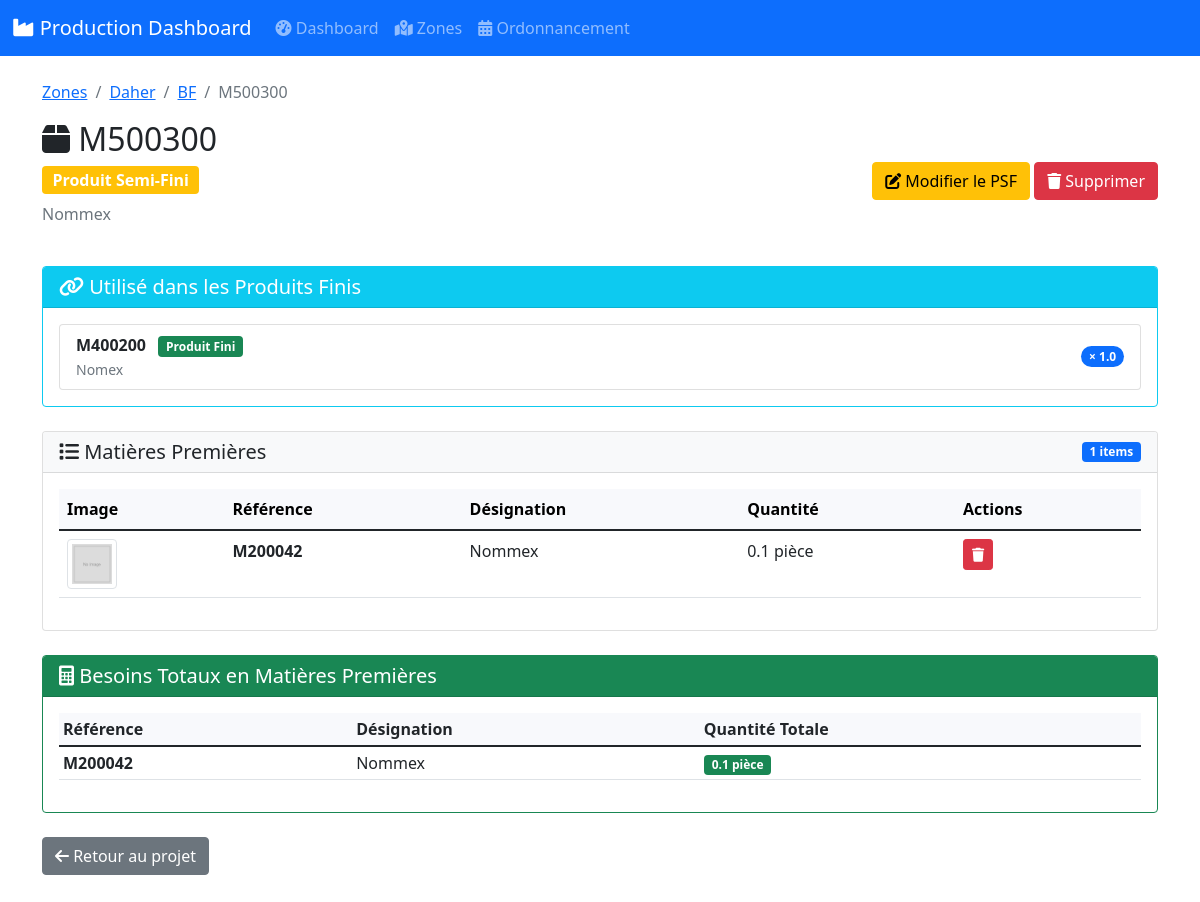
The page /zone/1/projet/1/produit/2 on the database its author committed.
### models.py (models this page shows, shortened)
class Zone(db.Model):
    __tablename__ = 'zones'
    id = db.Column(db.Integer, primary_key=True)
    nom = db.Column(db.String(100), nullable=False, unique=True)
    description = db.Column(db.Text)
    date_creation = db.Column(db.DateTime, default=datetime.utcnow)
    projets = db.relationship('Projet', backref='zone', lazy='dynamic', cascade="all, delete-orphan")

class Projet(db.Model):
    __tablename__ = 'projets'
    id = db.Column(db.Integer, primary_key=True)
    nom = db.Column(db.String(100), nullable=False)
    description = db.Column(db.Text)
    zone_id = db.Column(db.Integer, db.ForeignKey('zones.id'), nullable=False)
    date_creation = db.Column(db.DateTime, default=datetime.utcnow)
    produits = db.relationship('Produit', backref='projet', lazy='dynamic', cascade="all, delete-orphan")

class Produit(db.Model):
    __tablename__ = 'produits'
    id = db.Column(db.Integer, primary_key=True)
    reference = db.Column(db.String(50), unique=True, nullable=False)
    designation = db.Column(db.String(200), nullable=False)
    projet_id = db.Column(db.Integer, db.ForeignKey('projets.id'), nullable=False)
    type_produit = db.Column(db.String(20), nullable=False, default='produit_fini')
    items = db.relationship('Item', backref='produit', lazy='dynamic', cascade='all, delete-orphan')
    assemblages = db.relationship(
        'Assemblage',
        foreign_keys='Assemblage.produit_principal_id',
        backref='produit_principal',
        lazy='dynamic',
        cascade='all, delete-orphan'
    )
    date_creation = db.Column(db.DateTime, default=datetime.utcnow)
    @property
    def est_produit_fini(self):
        return self.type_produit == 'produit_fini'
    @property
    def est_produit_semi_fini(self):
        return self.type_produit == 'produit_semi_fini'
    def calculer_besoins(self):
        from collections import defaultdict
        besoins = defaultdict(float)
        items_info = {}
        for item in self.items.all():
            besoins[item.id] += item.quantite
            items_info[item.id] = item
        resultat = []
        for item_id, quantite in besoins.items():
            item = items_info[item_id]
            resultat.append({
                'item': item,
                'quantite': quantite,
                'unite': item.unite_mesure
            })
        return sorted(resultat, key=lambda x: x['item'].reference)

class Assemblage(db.Model):
    __tablename__ = 'assemblages'
    id = db.Column(db.Integer, primary_key=True)
    produit_principal_id = db.Column(db.Integer, db.ForeignKey('produits.id'), nullable=False)
    produit_compose_id = db.Column(db.Integer, db.ForeignKey('produits.id'), nullable=False)
    quantite = db.Column(db.Float, default=1.0, nullable=False)
    produit_compose = db.relationship('Produit', foreign_keys=[produit_compose_id])

class Item(db.Model):
    __tablename__ = 'items'
    id = db.Column(db.Integer, primary_key=True)
    reference = db.Column(db.String(50), nullable=False)
    designation = db.Column(db.String(200), nullable=False)
    quantite = db.Column(db.Float, nullable=False, default=1.0)
    unite_mesure = db.Column(db.String(20), default='pièce')
    image_path = db.Column(db.String(255), nullable=True)
    produit_id = db.Column(db.Integer, db.ForeignKey('produits.id'), nullable=False)
    date_creation = db.Column(db.DateTime, default=datetime.utcnow)
    @property
    def image_url(self):
        if self.image_path:
            return f'/static/uploads/items/{self.image_path}'
        return '/static/img/no-image.png'

### app.py (the view)
    @app.route('/zone/<int:zone_id>/projet/<int:projet_id>/produit/<int:produit_id>')
    def detail_produit(zone_id, projet_id, produit_id):
        produit = Produit.query.filter_by(id=produit_id, projet_id=projet_id).first_or_404()
        besoins = produit.calculer_besoins()
        produits_finis_parents = []
        if produit.est_produit_semi_fini:
            assemblages_parents = Assemblage.query.filter_by(produit_compose_id=produit_id).all()
            for assemblage in assemblages_parents:
                if assemblage.produit_principal:  # Vérifier que le produit principal existe
                    produits_finis_parents.append({
                        'produit': assemblage.produit_principal,
                        'quantite': assemblage.quantite
                    })
        return render_template('produits/detail.html',
                             zone=produit.projet.zone,
                             projet=produit.projet,
                             produit=produit,
                             besoins=besoins,
                             produits_finis_parents=produits_finis_parents)

### templates/produits/detail.html (shortened to what this page needs)
{% extends "base.html" %}
{% block content %}
<div class="container mt-4">
    <nav aria-label="breadcrumb">
        <ol class="breadcrumb">
            <li class="breadcrumb-item"><a href="{{ url_for('liste_zones') }}">Zones</a></li>
            <li class="breadcrumb-item"><a href="{{ url_for('detail_zone', zone_id=zone.id) }}">{{ zone.nom }}</a></li>
            <li class="breadcrumb-item"><a href="{{ url_for('detail_projet', zone_id=zone.id, projet_id=projet.id) }}">{{ projet.nom }}</a></li>
            <li class="breadcrumb-item active">{{ produit.reference }}</li>
        </ol>
    </nav>
    <div class="d-flex justify-content-between align-items-center mb-4">
        <div>
            <h2><i class="fas fa-box"></i> {{ produit.reference }}</h2>
            <span class="badge bg-{{ 'success' if produit.est_produit_fini else 'warning' }} fs-6">
                {{ 'Produit Fini' if produit.est_produit_fini else 'Produit Semi-Fini' }}
            </span>
            <p class="text-muted mt-2">{{ produit.designation }}</p>
        </div>
        <div>
            {% if produit.est_produit_semi_fini %}
            <a href="{{ url_for('modifier_psf', zone_id=zone.id, projet_id=projet.id, produit_id=produit.id) }}" class="btn btn-warning">
                <i class="fas fa-edit"></i> Modifier le PSF
            </a>
            {% else %}
            <a href="{{ url_for('ajouter_item', zone_id=zone.id, projet_id=projet.id, produit_id=produit.id) }}" class="btn btn-success">
                <i class="fas fa-plus"></i> Ajouter un Item
            </a>
            {% endif %}
            <form method="POST" action="{{ url_for('supprimer_produit', zone_id=zone.id, projet_id=projet.id, produit_id=produit.id) }}" class="d-inline"
                  onsubmit="return confirm('Supprimer ce produit et tous ses items ?');">
                <button type="submit" class="btn btn-danger">
                    <i class="fas fa-trash"></i> Supprimer
                </button>
            </form>
        </div>
    </div>
    {% if produit.est_produit_semi_fini and produits_finis_parents %}
    <div class="card mb-4 border-info">
        <div class="card-header bg-info text-white">
            <h5 class="mb-0"><i class="fas fa-link"></i> Utilisé dans les Produits Finis</h5>
        </div>
        <div class="card-body">
            <div class="list-group">
                {% for parent in produits_finis_parents %}
                <a href="{{ url_for('detail_produit', zone_id=zone.id, projet_id=projet.id, produit_id=parent.produit.id) }}"
                   class="list-group-item list-group-item-action d-flex justify-content-between align-items-center">
                    <div>
                        <strong>{{ parent.produit.reference }}</strong>
                        <span class="badge bg-success ms-2">Produit Fini</span>
                        <br>
                        <small class="text-muted">{{ parent.produit.designation }}</small>
                    </div>
                    <span class="badge bg-primary rounded-pill">× {{ parent.quantite }}</span>
                </a>
                {% endfor %}
            </div>
        </div>
    </div>
    {% endif %}
    <div class="card mb-4">
        <div class="card-header bg-light d-flex justify-content-between align-items-center">
            <h5 class="mb-0"><i class="fas fa-list"></i> {% if produit.est_produit_semi_fini %}Matières Premières{% else %}Items{% endif %}</h5>
            <span class="badge bg-primary">{{ produit.items.count() }} items</span>
        </div>
        <div class="card-body">
            {% if produit.items.count() > 0 %}
                <div class="table-responsive">
                    <table class="table table-hover">
                        <thead class="table-light">
                            <tr>
                                <th>Image</th>
                                <th>Référence</th>
                                <th>Désignation</th>
                                <th>Quantité</th>
                                <th>Actions</th>
                            </tr>
                        </thead>
                        <tbody>
                            {% for item in produit.items.all() %}
                            <tr>
                                <td>
                                    <img src="{{ item.image_url }}" alt="{{ item.designation }}"
                                         class="img-thumbnail" style="width: 50px; height: 50px; object-fit: cover;">
                                </td>
                                <td><strong>{{ item.reference }}</strong></td>
                                <td>{{ item.designation }}</td>
                                <td>{{ item.quantite }} {{ item.unite_mesure }}</td>
                                <td>
                                    <form method="POST" action="{{ url_for('supprimer_item', item_id=item.id) }}" class="d-inline"
                                          onsubmit="return confirm('Supprimer cet item ?');">
                                        <button type="submit" class="btn btn-sm btn-danger">
                                            <i class="fas fa-trash"></i>
                                        </button>
                                    </form>
                                </td>
                            </tr>
                            {% endfor %}
                        </tbody>
                    </table>
                </div>
            {% endif %}
        </div>
    </div>
    {% if besoins %}
    <div class="card mb-4 border-success">
        <div class="card-header bg-success text-white">
            <h5 class="mb-0"><i class="fas fa-calculator"></i> Besoins Totaux en Matières Premières</h5>
        </div>
        <div class="card-body">
            <div class="table-responsive">
                <table class="table table-sm">
                    <thead>
                        <tr>
                            <th>Référence</th>
                            <th>Désignation</th>
                            <th>Quantité Totale</th>
                        </tr>
                    </thead>
                    <tbody>
                        {% for besoin in besoins %}
                        <tr>
                            <td><strong>{{ besoin.item.reference }}</strong></td>
                            <td>{{ besoin.item.designation }}</td>
                            <td><span class="badge bg-success">{{ besoin.quantite }} {{ besoin.unite }}</span></td>
                        </tr>
                        {% endfor %}
                    </tbody>
                </table>
            </div>
        </div>
    </div>
    {% endif %}
    <div class="mt-4">
        <a href="{{ url_for('detail_projet', zone_id=zone.id, projet_id=projet.id) }}" class="btn btn-secondary">
            <i class="fas fa-arrow-left"></i> Retour au projet
        </a>
    </div>
</div>
{% endblock %}

### templates/base.html (shortened to what this page needs)
<!DOCTYPE html>
<html lang="fr">
<head>
    <link href="https://cdn.jsdelivr.net/npm/bootstrap@5.1.3/dist/css/bootstrap.min.css" rel="stylesheet">
    <link href="https://cdnjs.cloudflare.com/ajax/libs/font-awesome/6.0.0/css/all.min.css" rel="stylesheet">
    <link href="{{ url_for('static', filename='css/style.css') }}" rel="stylesheet">
</head>
<body style="background-color: #ffffff !important;">
    <div class="position-fixed top-0 end-0 p-3" style="z-index: 1050;">
    </div>
    <nav class="navbar navbar-expand-lg navbar-dark bg-primary">
        <div class="container-fluid">
            <a class="navbar-brand" href="{{ url_for('dashboard') }}">
                <i class="fas fa-industry"></i> Production Dashboard
            </a>
            <div class="collapse navbar-collapse" id="navbarNav">
                <ul class="navbar-nav me-auto">
                    <li class="nav-item">
                        <a class="nav-link {% if request.endpoint == 'dashboard' %}active{% endif %}"
                           href="{{ url_for('dashboard') }}">
                            <i class="fas fa-tachometer-alt"></i> Dashboard
                        </a>
                    </li>
                    <li class="nav-item">
                        <a class="nav-link {% if request.endpoint in ['liste_zones', 'detail_zone', 'creer_zone'] %}active{% endif %}"
                           href="{{ url_for('liste_zones') }}">
                            <i class="fas fa-map-marked-alt"></i> Zones
                        </a>
                    </li>
                    <li class="nav-item">
                        <a class="nav-link {% if request.endpoint == 'ordonnancement' %}active{% endif %}"
                           href="{{ url_for('ordonnancement') }}">
                            <i class="fas fa-calendar-alt"></i> Ordonnancement
                        </a>
                    </li>
                </ul>
            </div>
        </div>
    </nav>
    <div class="container-fluid mt-4 mb-5">
        {% block content %}{% endblock %}
    </div>
</body>
</html>

### static/css/style.css (style rules this page uses)
.card { transition: all 0.3s; }
.badge { font-size: 0.75rem; }
.table th { background-color: #f8f9fc; font-weight: 600; }
.table-responsive { max-height: 400px; overflow-y: auto; }

### rows shown on the page
Zone: nom "Daher"
Projet: nom "BF"
Produit: reference "M500300", type_produit "Produit Semi-Fini", designation "Nommex"
Assemblage: produit.reference "M400200", produit.designation "Nomex", quantite "1.0"
Item: reference "M200042", designation "Nommex", quantite "0.1", unite_mesure "pièce", item.reference "M200042", item.designation "Nommex", unite "pièce"

### other values the page prints
{{ produit.items.count() }} "1"
